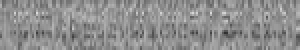
#> input picture data/val/england/audio_1050.wav.png, 150 x 25 px, found by its file name (shown 2 times larger); its folder holds only this picture in this run
$ jupyter execute --allow-errors data_augmentation.ipynb
#> lines starting #> are read from the running program, lines starting #| are printed output that depends on the picture
[cell 1]
import cv2
import numpy as np
import os
from tqdm import tqdm

def add_gaussian_noise(image, mean=0, std_dev=25):
    """Ajouter du bruit gaussien à l'image"""
    gaussian_noise = np.random.normal(mean, std_dev, image.shape).astype(np.float32)
    noisy_img = image.astype(np.float32) + gaussian_noise
    return np.clip(noisy_img, 0, 255).astype(np.uint8)

def process_country_folder(country_folder):
    """Traiter les images dans le dossier du pays"""
#> called with country_folder = 'england'
    input_path = os.path.join("./val", country_folder)
    output_path = os.path.join("./val/noisy", country_folder)

    # Créer le dossier de sortie
    os.makedirs(output_path, exist_ok=True)

    # Obtenir tous les fichiers PNG
    image_files = [f for f in os.listdir(input_path) if f.endswith('.png')]

    for image_name in tqdm(image_files, desc=f"Traitement des images de {country_folder}"):
        input_file = os.path.join(input_path, image_name)
        output_file = os.path.join(output_path, f"noisy_{image_name}")

        try:
            img = cv2.imread(input_file, cv2.IMREAD_COLOR)
#> img is the input picture: shape (25, 150, 3); min 47, max 218, mean 142.5
            if img is None:
                raise ValueError(f"Impossible de charger l'image: {input_file}")

            noisy_img = add_gaussian_noise(img)
#> in add_gaussian_noise, `noisy_img = image.astype(np.float32) + gaussian_noise`:
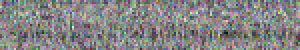
#> noisy_img: shape (25, 150, 3) float32 (shown 2 times larger); mean B, G, R 141.9, 142.1, 142.5; drawn with min black and max white
            cv2.imwrite(output_file, noisy_img)

        except Exception as e:
            print(f"Erreur lors du traitement de {image_name}: {str(e)}")
            continue

def main():
    """Fonction principale"""
    countries = ['england', 'india', 'usa']

    # Créer le dossier principal de sortie
    main_output = "./val/noisy"
    os.makedirs(main_output, exist_ok=True)

    for country in countries:
        process_country_folder(country)
        print(f"Traitement terminé pour {country}")
#> pass 2 of the loop in main, `for country in countries:`:
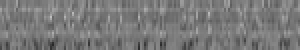
#> input picture data/val/india/audio_1006 2.wav.png, 150 x 25 px, found by its file name (shown 2 times larger)
#> in process_country_folder, img is the input picture: shape (25, 150, 3); min 40, max 192, mean 121.1
#> in add_gaussian_noise (call 2), `noisy_img = image.astype(np.float32) + gaussian_noise`:
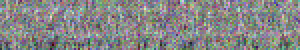
#> noisy_img: shape (25, 150, 3) float32 (shown 2 times larger); mean B, G, R 121.3, 121.6, 121.1; drawn with min black and max white

#> (the rest of this cell did not finish here and is left out)
